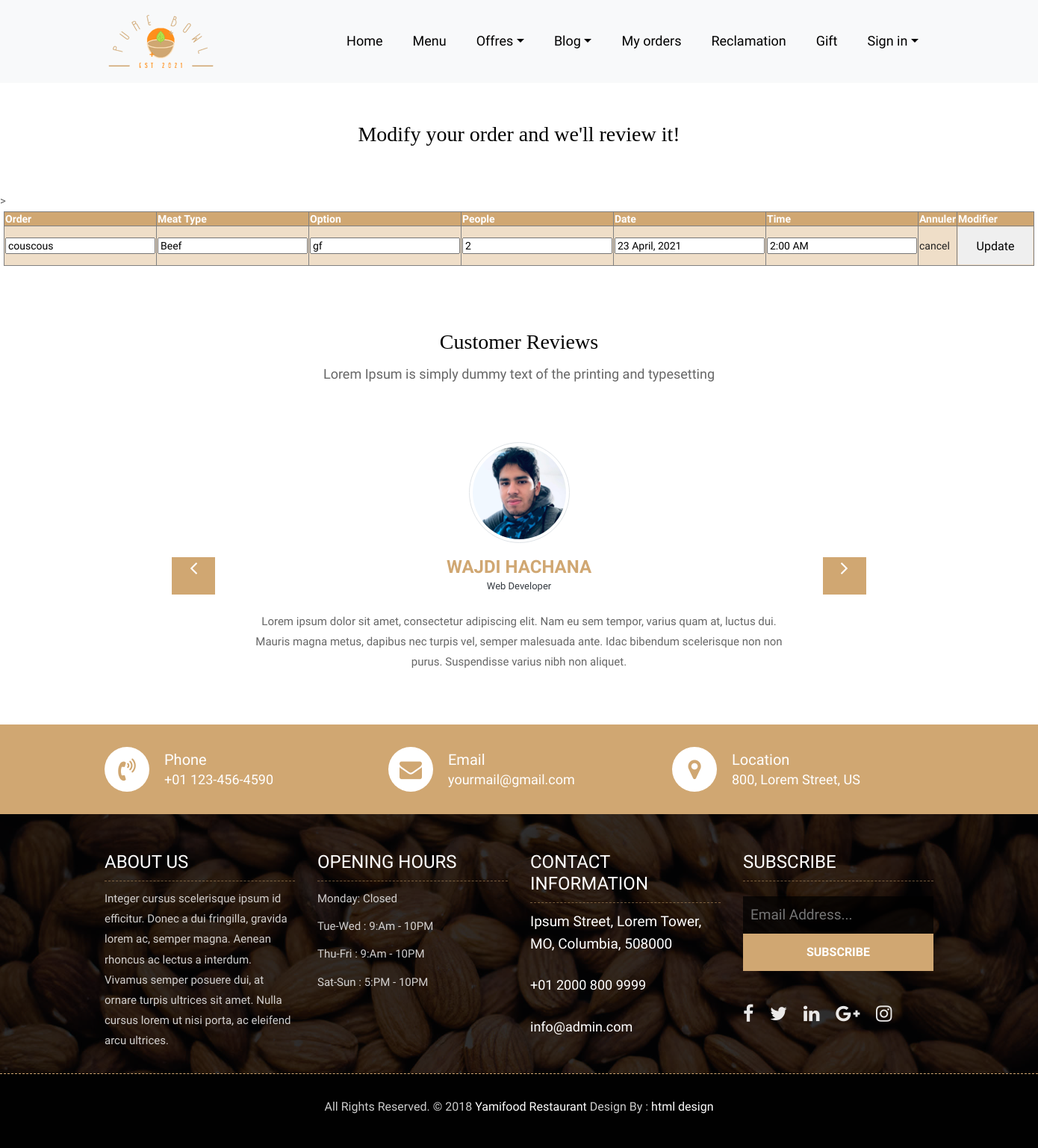
The page /PureBowl/View/modifiercommande.php?id=91 (signed in) on the database its author committed.
### tables this page shows
CREATE TABLE `commande` (
  `id` int(11) NOT NULL,
  `dish` text NOT NULL,
  `meat` varchar(20) NOT NULL,
  `option` text NOT NULL,
  `person` int(11) NOT NULL,
  `date` varchar(20) NOT NULL,
  `time` varchar(20) NOT NULL
);

### PureBowl/Controller/commandeC.php (called while the page is built, shortened)
<?PHP
	class commandeC {
		function recuperercommande($id){
			$sql="SELECT * from commande where id=$id";
			$db = config::getConnexion();
			try{
				$query=$db->prepare($sql);
				$query->execute();
				$user=$query->fetch();
				return $user;
			}
			catch (Exception $e){
				die('Erreur: '.$e->getMessage());
			}
		}
	}
?>

### PureBowl/View/modifiercommande.php (the view, shortened to what this page needs)
<?php
  include "../Controller/commandeC.php";
  $commandeC = new commandeC();
?>
<html>
  <head>
    <link rel="stylesheet" href="../css/bootstrap.min.css">
    <link rel="stylesheet" href="../css/style.css">
        <link rel="stylesheet" href="../css/style2.css">
    <link rel="stylesheet" href="../css/style.css">
    <link rel="stylesheet" href="../css/classic.css">
  <link rel="stylesheet" href="../css/classic.date.css">
  <link rel="stylesheet" href="../css/classic.time.css">
    <link rel="stylesheet" href="../css/responsive.css">
    <link rel="stylesheet" href="../css/custom.css">
  </head>
  <body>
    <header class="top-navbar">
    <nav class="navbar navbar-expand-lg navbar-light bg-light">
      <div class="container">
        <a class="navbar-brand" href="../index.html">
          <img src="../images/logo.png" alt="" />
        </a>
        <div class="collapse navbar-collapse" id="navbars-rs-food">
          <ul class="navbar-nav ml-auto">
            <li class="nav-item"><a class="nav-link" href="../index.html">Home</a></li>
            <li class="nav-item"><a class="nav-link" href="../menu.html">Menu</a></li>
            <li class="nav-item dropdown">
              <a class="nav-link dropdown-toggle" href="#" id="dropdown-a" data-toggle="dropdown">Offres</a>
              </li>
            <li class="nav-item dropdown">
              <a class="nav-link dropdown-toggle" href="#" id="dropdown-a" data-toggle="dropdown">Blog</a>
            </li>
            <li class="nav-item"><a class="nav-link" href="../view/affichercommande.php">My orders</a></li>
            <li class="nav-item"><a class="nav-link" href="../reclamation.html">Reclamation</a></li>
            <li class="nav-item"><a class="nav-link" href="../gift.html">Gift</a></li>
            <li class="nav-item dropdown">
              <a class="nav-link dropdown-toggle" href="#" id="dropdown-a" data-toggle="dropdown">Sign in</a>
            </li>
          </ul>
        </div>
      </div>
    </nav>
  </header><br>
        <br>
        <br>
        <br><br>
        <br>
    <?php
      if (isset($_GET['id'])){
        $user = $commandeC->recuperercommande($_GET['id']);
    ?>
     <form name="form1" method="post" action="">
  <table align="center" border="1px" style="width:100px ;" class="myOtherTable">
  <tr> <div class="container">
      <div class="row">
        <div class="col-lg-12">
          <div class="heading-title text-center">
            <h2>Modify your order and we'll review it!</h2>
          </div>
        </div>
      </div>
     </tr colspan="8">>
        <th>Order </th>
        <th> Meat Type </th>
        <th> Option </th>
        <th> People </th>
        <th> Date</th>
        <th> Time </th>
        <th> Annuler </th>
        <th> Modifier </th>
    <tr> <td><input type="text" name="dish"value = "<?php echo $user['dish']; ?>"></td>
    <td><input type="text" name="meat" value = "<?php echo $user['meat']; ?>"></td>
    <td><input type="text" name="option" value = "<?php echo $user['option']; ?>"></td>
    <td><input type="text" name="person" value = "<?php echo $user['person']; ?>"></td>
    <td><input type="text" name="date" value = "<?php echo $user['date']; ?>"></td>
    <td><input type="text" name="time" value = "<?php echo $user['time']; ?>"></td>
<?php
               echo "<td><a href=affichercommande.php>cancel</a> "
          ?>              <input type="hidden" name="id" value=<?php echo $_GET['id'];?>>
                  <td><input type="submit" name="update" value="Update" class="btn-222" ></td>
    </table>   </form>
    <?php
        }
        ?>
  <div class="customer-reviews-box">
    <div class="container">
      <div class="row">
        <div class="col-lg-12">
          <div class="heading-title text-center">
            <h2>Customer Reviews</h2>
            <p>Lorem Ipsum is simply dummy text of the printing and typesetting</p>
          </div>
        </div>
      </div>
      <div class="row">
        <div class="col-md-8 mr-auto ml-auto text-center">
          <div id="reviews" class="carousel slide" data-ride="carousel">
            <div class="carousel-inner mt-4">
              <div class="carousel-item text-center active">
                <div class="img-box p-1 border rounded-circle m-auto">
                  <img class="d-block w-100 rounded-circle" src="../images/profile-1.jpg" alt="">
                </div>
                <h5 class="mt-4 mb-0"><strong class="text-warning text-uppercase">Wajdi Hachana</strong></h5>
                <h6 class="text-dark m-0">Web Developer</h6>
                <p class="m-0 pt-3">Lorem ipsum dolor sit amet, consectetur adipiscing elit. Nam eu sem tempor, varius quam at, luctus dui. Mauris magna metus, dapibus nec turpis vel, semper malesuada ante. Idac bibendum scelerisque non non purus. Suspendisse varius nibh non aliquet.</p>
              </div>
            </div>
            <a class="carousel-control-prev" href="#reviews" role="button" data-slide="prev">
              <i class="fa fa-angle-left" aria-hidden="true"></i>
            </a>
            <a class="carousel-control-next" href="#reviews" role="button" data-slide="next">
              <i class="fa fa-angle-right" aria-hidden="true"></i>
            </a>
                    </div>
        </div>
      </div>
    </div>
  </div>
  <div class="contact-imfo-box">
    <div class="container">
      <div class="row">
        <div class="col-md-4">
          <i class="fa fa-volume-control-phone"></i>
          <div class="overflow-hidden">
            <h4>Phone</h4>
            <p class="lead">
              +01 123-456-4590
            </p>
          </div>
        </div>
        <div class="col-md-4">
          <i class="fa fa-envelope"></i>
          <div class="overflow-hidden">
            <h4>Email</h4>
            <p class="lead">
              yourmail@gmail.com
            </p>
          </div>
        </div>
        <div class="col-md-4">
          <i class="fa fa-map-marker"></i>
          <div class="overflow-hidden">
            <h4>Location</h4>
            <p class="lead">
              800, Lorem Street, US
            </p>
          </div>
        </div>
      </div>
    </div>
  </div>
  <footer class="footer-area bg-f">
    <div class="container">
      <div class="row">
        <div class="col-lg-3 col-md-6">
          <h3>About Us</h3>
          <p>Integer cursus scelerisque ipsum id efficitur. Donec a dui fringilla, gravida lorem ac, semper magna. Aenean rhoncus ac lectus a interdum. Vivamus semper posuere dui, at ornare turpis ultrices sit amet. Nulla cursus lorem ut nisi porta, ac eleifend arcu ultrices.</p>
        </div>
        <div class="col-lg-3 col-md-6">
          <h3>Opening hours</h3>
          <p><span class="text-color">Monday: </span>Closed</p>
          <p><span class="text-color">Tue-Wed :</span> 9:Am - 10PM</p>
          <p><span class="text-color">Thu-Fri :</span> 9:Am - 10PM</p>
          <p><span class="text-color">Sat-Sun :</span> 5:PM - 10PM</p>
        </div>
        <div class="col-lg-3 col-md-6">
          <h3>Contact information</h3>
          <p class="lead">Ipsum Street, Lorem Tower, MO, Columbia, 508000</p>
          <p class="lead"><a href="#">+01 2000 800 9999</a></p>
          <p><a href="#"> info@admin.com</a></p>
        </div>
        <div class="col-lg-3 col-md-6">
          <h3>Subscribe</h3>
          <div class="subscribe_form">
            <form class="subscribe_form">
              <input name="EMAIL" id="subs-email" class="form_input" placeholder="Email Address..." type="email">
              <button type="submit" class="submit">SUBSCRIBE</button>
            </form>
          </div>
          <ul class="list-inline f-social">
            <li class="list-inline-item"><a href="#"><i class="fa fa-facebook" aria-hidden="true"></i></a></li>
            <li class="list-inline-item"><a href="#"><i class="fa fa-twitter" aria-hidden="true"></i></a></li>
            <li class="list-inline-item"><a href="#"><i class="fa fa-linkedin" aria-hidden="true"></i></a></li>
            <li class="list-inline-item"><a href="#"><i class="fa fa-google-plus" aria-hidden="true"></i></a></li>
            <li class="list-inline-item"><a href="#"><i class="fa fa-instagram" aria-hidden="true"></i></a></li>
          </ul>
        </div>
      </div>
    </div>
    <div class="copyright">
      <div class="container">
        <div class="row">
          <div class="col-lg-12">
            <p class="company-name">All Rights Reserved. &copy; 2018 <a href="#">Yamifood Restaurant</a> Design By :
          <a href="https://html.design/">html design</a></p>
          </div>
        </div>
      </div>
    </div>
  </footer>
</body>
</html>

### PureBowl/View/modifiercommande.php (style rules this page uses)
.myOtherTable { background-color:#efdec8;border-collapse:collapse;color:#000;font-size:14px; }
.myOtherTable th { background-color:#d0a772;color:white;width:10%; }
.myOtherTable td, .myOtherTable th { padding:1px;border:1; }

### rows shown on the page
commande: meat "Beef", option "gf", person "2", date "23 April, 2021", time "2:00 AM"
